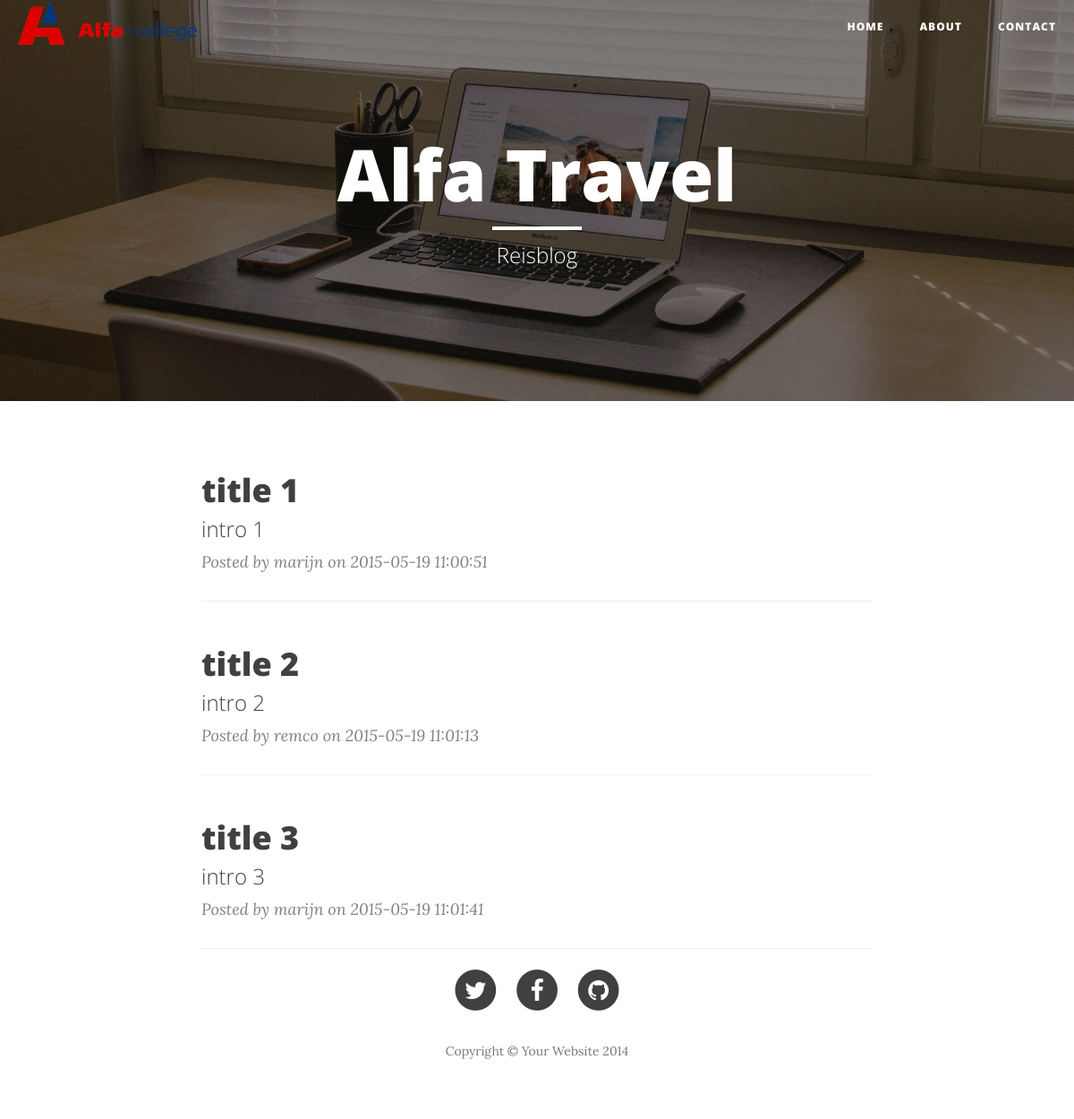
/php/index.php, run on the app's committed database.
### tables this page shows
CREATE TABLE IF NOT EXISTS `article` (
  `id` int(11) NOT NULL AUTO_INCREMENT,
  `title` varchar(255) NOT NULL,
  `subtitle` varchar(255) NOT NULL,
  `intro` varchar(255) NOT NULL,
  `content` longtext NOT NULL,
  `country` varchar(2) NOT NULL,
  `created` timestamp NOT NULL DEFAULT CURRENT_TIMESTAMP ON UPDATE CURRENT_TIMESTAMP,
  `image_path` varchar(255) NOT NULL,
  `administrator_id` int(11) NOT NULL,
  PRIMARY KEY (`id`),
  KEY `Admin_to_Article_idx` (`administrator_id`),
  CONSTRAINT `Admin_to_Article` FOREIGN KEY (`administrator_id`) REFERENCES `administrator` (`id`) ON DELETE NO ACTION ON UPDATE NO ACTION
);

### php/index.php (the view)
<?php require_once('includes/database.php'); ?>
<?php require_once('./header.php'); ?>
    <header class="intro-header" style="background-image: url('img/home-bg.jpg')">
        <div class="container">
            <div class="row">
                <div class="col-lg-8 col-lg-offset-2 col-md-10 col-md-offset-1">
                    <div class="site-heading">
                        <h1>Alfa Travel</h1>
                        <hr class="small">
                        <span class="subheading">Reisblog</span>
                    </div>
                </div>
            </div>
        </div>
    </header>
    <div class="container">
          <div class="row">
            <?php
            $query = "SELECT * FROM article";
            $result = mysqli_query($con, $query);
            $amount = mysqli_affected_rows($con);
            for ($i = 0; $i < $amount; $i++) {
              $article = mysqli_fetch_array($result);
              $query2 = "SELECT * FROM administrator WHERE id = ". $article['administrator_id'];
              $result2 = mysqli_query($con, $query2);
              $author = mysqli_fetch_array($result2);
              ?>
              <div class="col-lg-8 col-lg-offset-2 col-md-10 col-md-offset-1">
                  <div class="post-preview">
                    <?php echo "<a href='article.php?id=".$article['id']."'>"; ?>
                          <h2 class="post-title">
                            <?php echo $article['title'] . "<br />";?>
                          </h2>
                          <h3 class="post-subtitle">
                            <?php echo $article['intro'] . "<br />";?>
                          </h3>
                      </a>
                      <p class="post-meta">Posted by <?php echo $author['username'];?> on <?php echo $article['created'] . "<br />";?></p>
                      <hr>
                  </div>
                </div>
                      <?php } ?>
<?php require_once('./footer.php'); ?>

### php/header.php (shortened to what this page needs)
<!DOCTYPE html>
<html lang="en">
<head>
    <link href="css/bootstrap.min.css" rel="stylesheet">
    <link href="css/clean-blog.min.css" rel="stylesheet">
    <link href="http://maxcdn.bootstrapcdn.com/font-awesome/4.1.0/css/font-awesome.min.css" rel="stylesheet" type="text/css">
</head>
<body>
<?php require_once('./navigation.php'); ?>

### php/navigation.php (shortened to what this page needs)
<nav class="navbar navbar-default navbar-custom navbar-fixed-top">
    <div class="container-fluid">
        <div class="navbar-header page-scroll">
            <a class="navbar-brand" href="index.php"><img src="img/alfalogo.png" width='200px'></a>
        </div>
        <div class="collapse navbar-collapse" id="bs-example-navbar-collapse-1">
            <ul class="nav navbar-nav navbar-right">
                <li>
                    <a href="index.php">Home</a>
                </li>
                <li>
                    <a href="about.php">About</a>
                </li>
                <li>
                    <a href="contact.php">Contact</a>
                </li>
            </ul>
        </div>
    </div>
</nav>

### php/footer.php (shortened to what this page needs)
    <footer>
        <div class="container">
            <div class="row">
                <div class="col-lg-8 col-lg-offset-2 col-md-10 col-md-offset-1">
                    <ul class="list-inline text-center">
                        <li>
                            <a href="#">
                                <span class="fa-stack fa-lg">
                                    <i class="fa fa-circle fa-stack-2x"></i>
                                    <i class="fa fa-twitter fa-stack-1x fa-inverse"></i>
                                </span>
                            </a>
                        </li>
                        <li>
                            <a href="#">
                                <span class="fa-stack fa-lg">
                                    <i class="fa fa-circle fa-stack-2x"></i>
                                    <i class="fa fa-facebook fa-stack-1x fa-inverse"></i>
                                </span>
                            </a>
                        </li>
                        <li>
                            <a href="#">
                                <span class="fa-stack fa-lg">
                                    <i class="fa fa-circle fa-stack-2x"></i>
                                    <i class="fa fa-github fa-stack-1x fa-inverse"></i>
                                </span>
                            </a>
                        </li>
                    </ul>
                    <p class="copyright text-muted">Copyright &copy; Your Website 2014</p>
                </div>
            </div>
        </div>
    </footer>
</body>
</html>

### data on the page
article: title "title 1", intro "intro 1", administrator.username "marijn", created "2015-05-19 11:00:51"
article: title "title 2", intro "intro 2", administrator.username "remco", created "2015-05-19 11:01:13"
article: title "title 3", intro "intro 3", administrator.username "marijn", created "2015-05-19 11:01:41"
